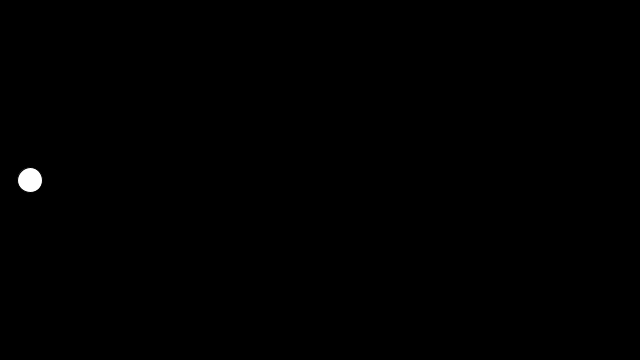
Frame 1 (no input)
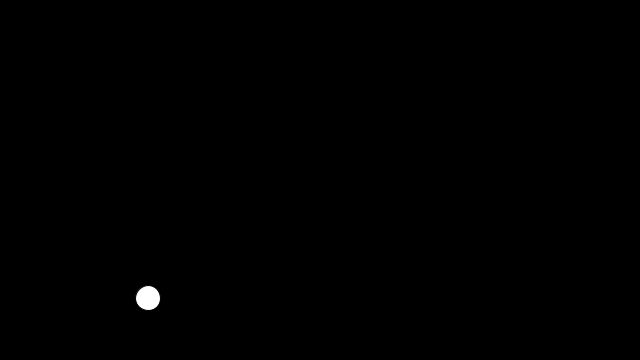
Frame 60 (the mouse pressed at the canvas centre just before this capture)
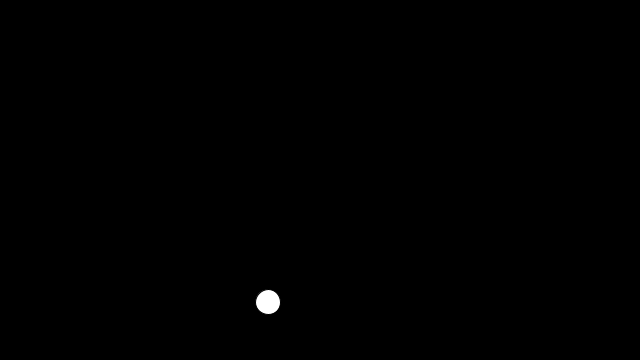
Frame 120 (the mouse held since frame 60 and released just before this capture)

The Processing sketch that drew these frames (run headless with seeded random() and noise(); from frame 60 on, the mouse is pressed at the canvas centre):

// Processing sketch: sketch_4_Bouncing_Ball_Ver_1
// ── sketch_4_Bouncing_Ball_Ver_1.pde
float circleX;
float circleY;
float speedX;
float speedY;

void setup()
{
  size(640, 360);
  circleX = 30;
  circleY = height/2;
  speedX = 2;
  speedY = 2;
}

void draw()
{
  background(0);
  fill(255);
  ellipse(circleX, circleY, 25, 25);
  if (circleY >= height || circleY < height/2)
  {
    speedY = -speedY;
  }
  if (circleX >= width-30 || circleX < 30)
  {
    speedX = -speedX;
  }
  circleY=circleY+speedY;
  circleX=circleX+speedX;
}
